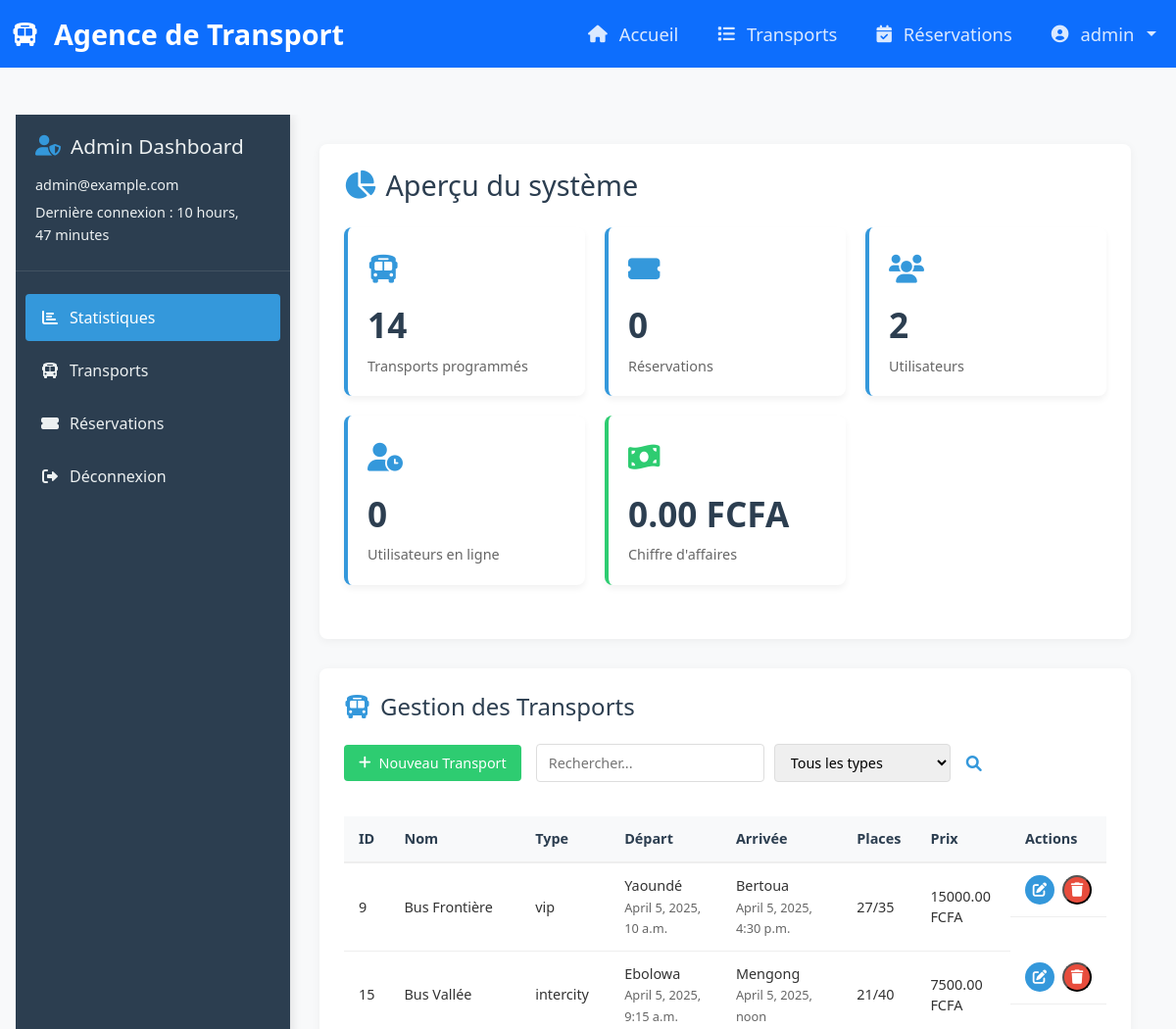
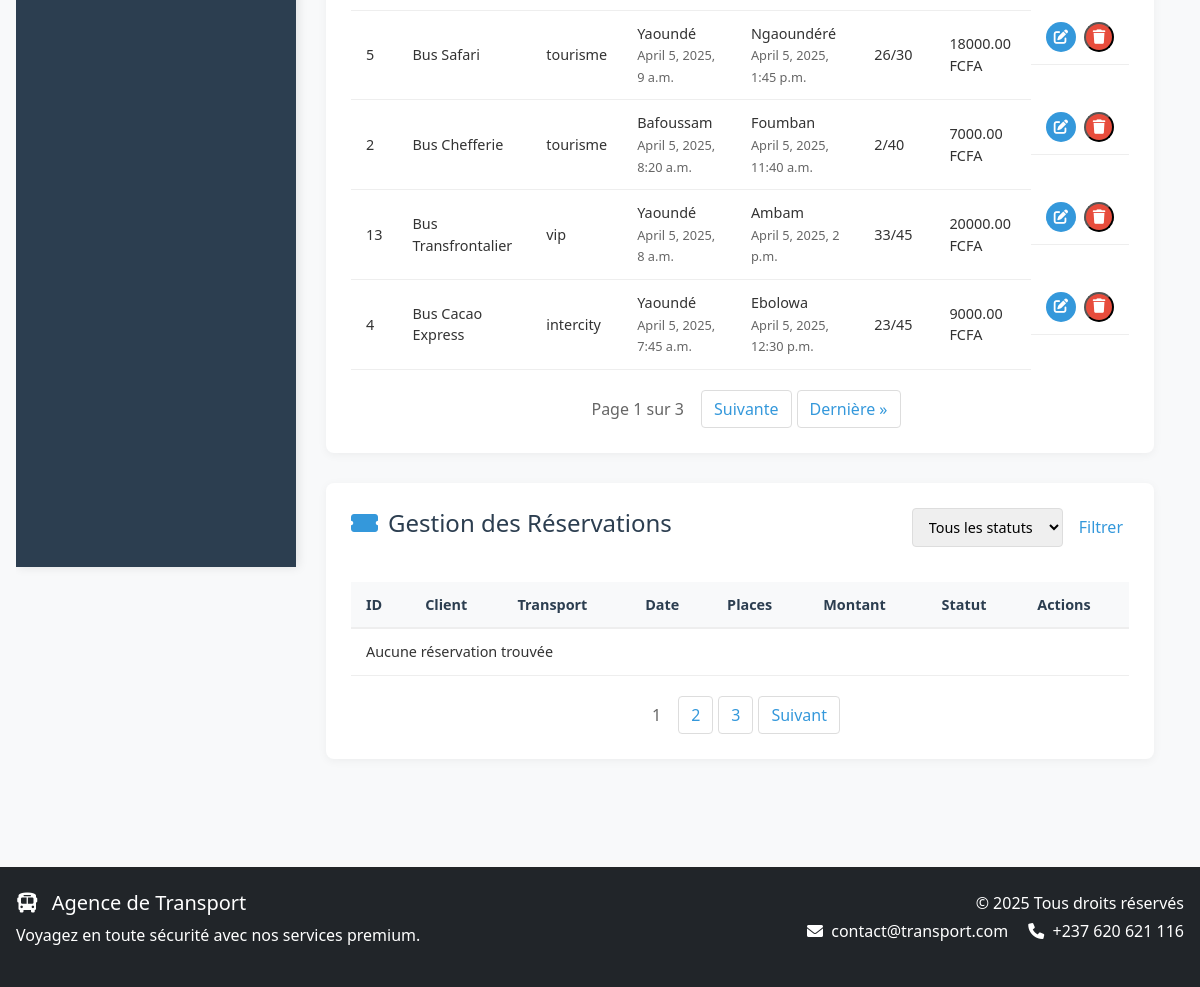
Before: /compte/admin/dashboard/ (signed in) with the older database file (2 pictures, top to bottom).
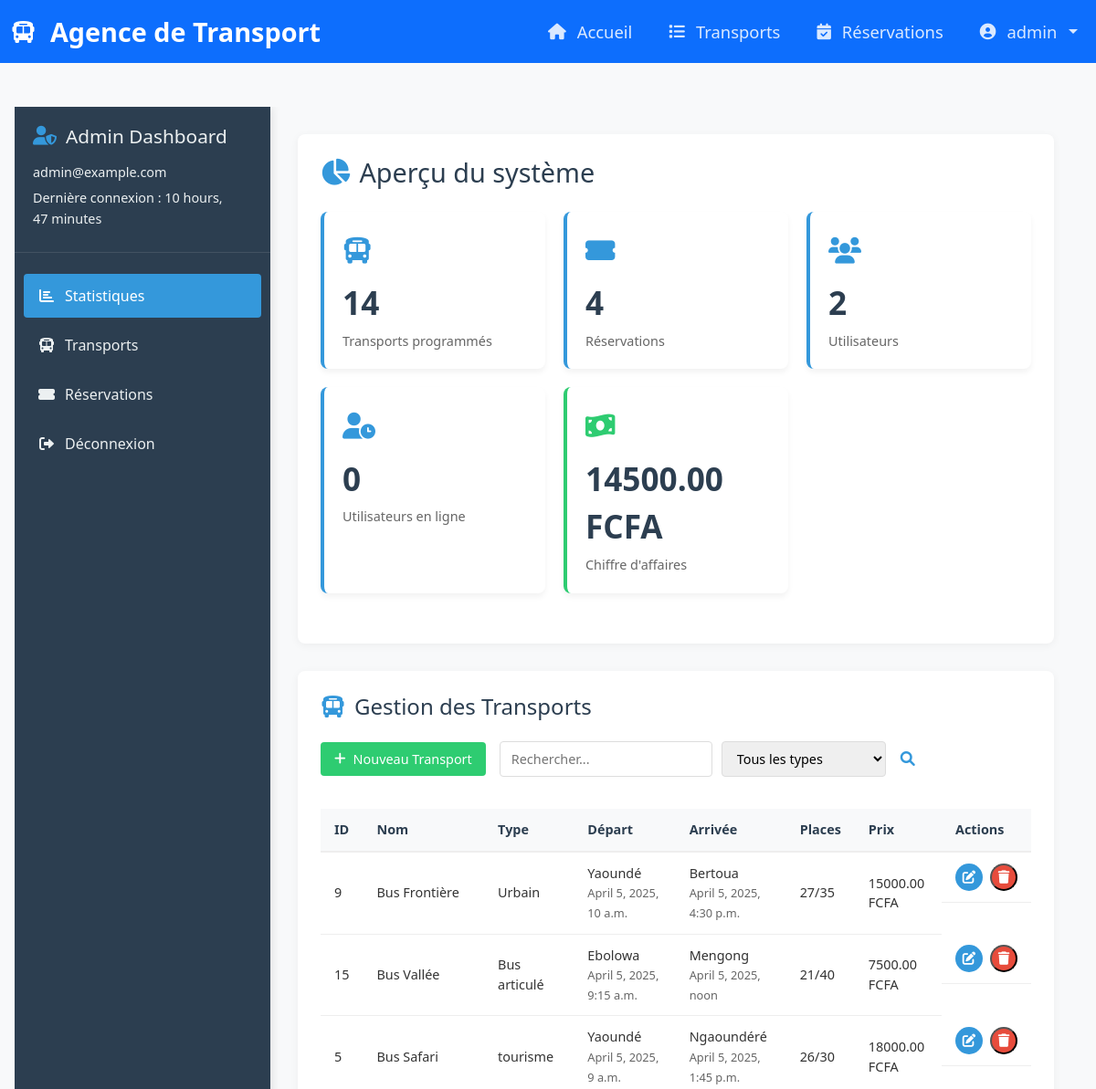
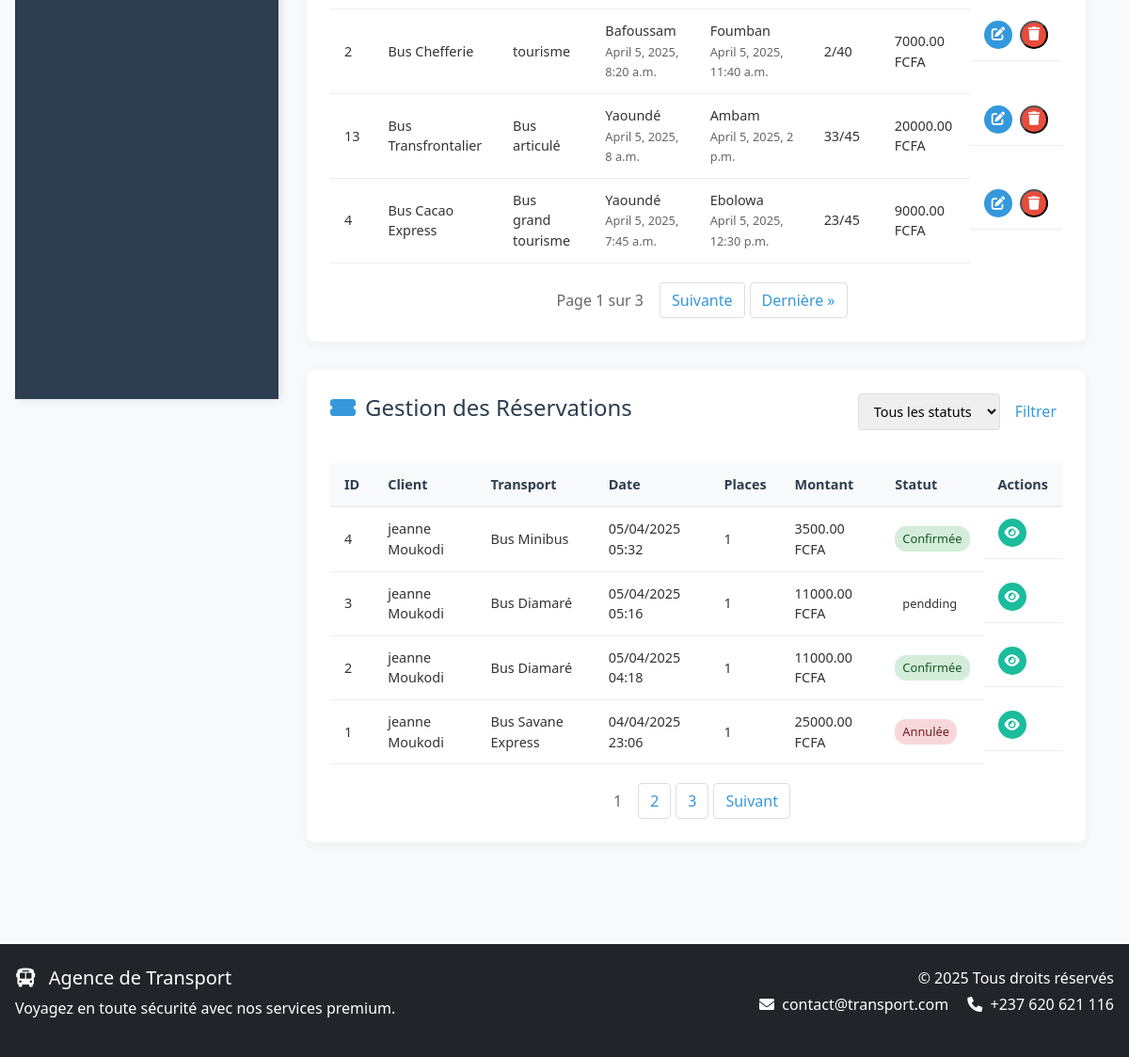
After: the same page with the newer database file (2 pictures, top to bottom).
### transport/models.py (models this page shows, shortened)
class Transport(models.Model):
    TRANSPORT_TYPES = [
    ('minibus', 'Minibus'),
    ('microbus', 'Microbus'),
    ('urbain', 'Urbain'),
    ('articuled_bus', 'Bus articulé'),
    ('coach_bus', 'Bus grand tourisme'),
    ('articulated_bus', 'Bus articulé'),
    ('double_decker', 'Bus à étage'),
    ('autre', 'Autre type de bus'),
]
    TRANSPORT_CLASSES = [
        ('commun', 'Commun'),
        ('vip', 'VIP'),
        ('luxe', 'Luxe'),
        ('eco', 'Economique'),
        ('premium', 'Premium'),
        ('standard', 'Standard'),  # Ajout de la valeur 'standard'
    ]
    name = models.CharField(max_length=100)
    description = models.TextField()
    type = models.CharField(max_length=20, choices=TRANSPORT_TYPES, default='minibus')
    classe = models.CharField(max_length=10, choices=TRANSPORT_CLASSES, default='commun')
    capacity = models.PositiveIntegerField(validators=[MinValueValidator(1)])
    available_seats = models.PositiveIntegerField(default=0)
    departure_time = models.DateTimeField()
    arrival_time = models.DateTimeField()
    price = models.DecimalField(max_digits=10, decimal_places=2, validators=[MinValueValidator(0)])
    departure_city = models.CharField(max_length=100)
    arrival_city = models.CharField(max_length=100)
    class Meta:
        ordering = ['departure_time']
        verbose_name = "Transport"
        verbose_name_plural = "Transports"

class Reservation(models.Model):
    RESERVATION_STATUS = [
        ('pending', 'En attente'),
        ('confirmed', 'Confirmée'),
        ('cancelled', 'Annulée'),
    ]
    client = models.ForeignKey(User, on_delete=models.CASCADE, related_name='reservations')
    transport = models.ForeignKey(Transport, on_delete=models.PROTECT, related_name='reservations')
    reservation_date = models.DateTimeField(auto_now_add=True)
    departure_time = models.DateTimeField()
    arrival_time = models.DateTimeField()
    number_of_seats = models.PositiveIntegerField(validators=[MinValueValidator(1)], help_text="Nombre de places réservées (minimum 1)")
    updated_at = models.DateTimeField(auto_now=True)
    passenger_names = models.TextField()
    status = models.CharField(max_length=10, choices=RESERVATION_STATUS, default='pending')
    payment_reference = models.CharField(max_length=50, blank=True, null=True)
    total_price = models.DecimalField(
        max_digits=10,
        decimal_places=2,
        validators=[MinValueValidator(0)],
        null=True,
        blank=True
    )
    class Meta:
        ordering = ['-reservation_date']
        verbose_name = "Réservation"
        verbose_name_plural = "Réservations"
    @property
    def total_amount(self):
        return self.number_of_seats * self.transport.price

### accounts/views.py (the view)
# urls.py: path('admin/dashboard/', views.admin_dashboard, name='admin_dashboard'),
@login_required
def admin_dashboard(request):
    if not request.user.profile.is_admin:
        raise PermissionDenied
    ITEMS_PER_PAGE = 6
    transport_type = request.GET.get('type', '')
    search_query = request.GET.get('q', '')
    status_filter = request.GET.get('status', '')
    transport_page = request.GET.get('page_transports', 1)
    reservation_page = request.GET.get('page_reservations', 1)
    def get_transport_pagination_url(page):
        params = []
        if transport_type:
            params.append(f'type={transport_type}')
        if search_query:
            params.append(f'q={search_query}')
        return f"?page_transports={page}&{'&'.join(params)}" if params else f"?page_transports={page}"
    def get_reservation_pagination_url(page):
        return f"?page_reservations={page}&status={status_filter}" if status_filter else f"?page_reservations={page}"
    transports = Transport.objects.all().order_by('-departure_time')
    if transport_type:
        transports = transports.filter(type=transport_type)
    if search_query:
        transports = transports.filter(
            Q(name__icontains=search_query) |
            Q(departure_city__icontains=search_query) |
            Q(arrival_city__icontains=search_query)
        )
    transport_paginator = Paginator(transports, ITEMS_PER_PAGE)
    try:
        transports_page = transport_paginator.page(transport_page)
    except PageNotAnInteger:
        transports_page = transport_paginator.page(1)
    except EmptyPage:
        transports_page = transport_paginator.page(transport_paginator.num_pages)
    reservations = Reservation.objects.select_related('transport', 'client').order_by('-reservation_date')
    if status_filter:
        reservations = reservations.filter(status=status_filter)
    reservation_paginator = Paginator(reservations, ITEMS_PER_PAGE)
    try:
        reservations_page = reservation_paginator.page(reservation_page)
    except PageNotAnInteger:
        reservations_page = reservation_paginator.page(1)
    except EmptyPage:
        reservations_page = reservation_paginator.page(reservation_paginator.num_pages)
    stats = {
        'transports_count': transports.count(),
        'reservations_count': reservations.count(),
        'total_users': User.objects.count(),
        'revenue': Payment.objects.filter(status='completed').aggregate(Sum('amount'))['amount__sum'] or 0,
    }
    context = {
        'transports': transports_page,
        'reservations': reservations_page,
        'transport_types': Transport.TRANSPORT_TYPES,
        'status_choices': Reservation.RESERVATION_STATUS,
        'selected_type': transport_type,
        'selected_status': status_filter,
        'search_query': search_query,
        'stats': stats,
        'online_users': User.objects.filter(last_login__gte=timezone.now()-timedelta(minutes=15)).count(),
        'get_transport_pagination_url': get_transport_pagination_url,
        'get_reservation_pagination_url': get_reservation_pagination_url,
    }
    return render(request, 'transport/admin_dashboard.html', context)

### transport/templates/transport/admin_dashboard.html (shortened to what the changed rows need)
{% extends 'transport/base.html' %}
{% load static %}
{% block content %}
<link rel="stylesheet" href="{% static 'transport/css/dashboard.css' %}">
<link rel="stylesheet" href="https://cdnjs.cloudflare.com/ajax/libs/font-awesome/6.0.0/css/all.min.css">
<div class="admin-container">
    <div class="admin-sidebar">
        <div class="admin-profile">
            <h2><i class="fas fa-user-shield"></i> Admin Dashboard</h2>
        </div>
    </div>
    <div class="admin-main">
        <section id="stats" class="dashboard-section">
            <h1><i class="fas fa-chart-pie"></i> Aperçu du système</h1>
            <div class="stats-grid">
                <div class="stat-card">
                    <div class="stat-icon"><i class="fas fa-ticket-alt"></i></div>
                    <div class="stat-value">{{ stats.reservations_count }}</div>
                    <div class="stat-label">Réservations</div>
                </div>
                <div class="stat-card revenue">
                    <div class="stat-icon"><i class="fas fa-money-bill-wave"></i></div>
                    <div class="stat-value">{{ stats.revenue|floatformat:2 }} FCFA</div>
                    <div class="stat-label">Chiffre d'affaires</div>
                </div>
            </div>
        </section>
        <section id="transports" class="dashboard-section">
            <div class="section-header">
                <h2><i class="fas fa-bus"></i> Gestion des Transports</h2>
            </div>
            <div class="table-responsive">
                <table class="data-table">
                    <thead>
                        <tr>
                            <th>ID</th>
                            <th>Nom</th>
                            <th>Type</th>
                            <th>Départ</th>
                            <th>Arrivée</th>
                            <th>Places</th>
                            <th>Prix</th>
                            <th>Actions</th>
                        </tr>
                    </thead>
                    <tbody>
                        {% for transport in transports %}
                        <tr>
                            <td>{{ transport.id }}</td>
                            <td>{{ transport.name }}</td>
                            <td>{{ transport.get_type_display }}</td>
                            <td>
                                {{ transport.departure_city }}<br>
                                <small>{{ transport.departure_time }}</small>
                            </td>
                            <td>
                                {{ transport.arrival_city }}<br>
                                <small>{{ transport.arrival_time }}</small>
                            </td>
                            <td>{{ transport.available_seats }}/{{ transport.capacity }}</td>
                            <td>{{ transport.price }} FCFA</td>
                            <td class="actions">
                                <a href="{% url 'transport:edit_transport' transport.id %}" class="btn-edit">
                                    <i class="fas fa-edit"></i>
                                </a>
                                <form action="{% url 'transport:delete_transport' transport.id %}" method="post">
                                    <button type="submit" class="btn-delete">
                                        <i class="fas fa-trash"></i>
                                    </button>
                                </form>
                            </td>
                        </tr>
                        {% empty %}
                        <tr>
                            <td colspan="8">Aucun transport trouvé</td>
                        </tr>
                        {% endfor %}
                    </tbody>
                </table>
            </div>
        </section>
        <section id="reservations" class="dashboard-section">
            <div class="section-header">
                <h2><i class="fas fa-ticket-alt"></i> Gestion des Réservations</h2>
            </div>
            <div class="table-responsive">
                <table class="data-table">
                    <thead>
                        <tr>
                            <th>ID</th>
                            <th>Client</th>
                            <th>Transport</th>
                            <th>Date</th>
                            <th>Places</th>
                            <th>Montant</th>
                            <th>Statut</th>
                            <th>Actions</th>
                        </tr>
                    </thead>
                    <tbody>
                        {% for reservation in reservations %}
                        <tr>
                            <td>{{ reservation.id }}</td>
                            <td>{{ reservation.client.get_full_name }}</td>
                            <td>{{ reservation.transport.name }}</td>
                            <td>{{ reservation.reservation_date|date:"d/m/Y H:i" }}</td>
                            <td>{{ reservation.number_of_seats }}</td>
                            <td>{{ reservation.total_amount|floatformat:2 }} FCFA</td>
                            <td>
                                <span class="status-badge {{ reservation.status }}">
                                    {{ reservation.get_status_display }}
                                </span>
                            </td>
                            <td class="actions">
                                <a href="#" class="btn-view" title="Voir détails">
                                    <i class="fas fa-eye"></i>
                                </a>
                            </td>
                        </tr>
                        {% empty %}
                        <tr>
                            <td colspan="8">Aucune réservation trouvée</td>
                        </tr>
                        {% endfor %}
                    </tbody>
                </table>
            </div>
{% if transports.has_other_pages %}
<div class="pagination">
    {% for i in transports.paginator.page_range %}
        {% if transports.number == i %}
            <span class="current">{{ i }}</span>
        {% else %}
            <a href="{{ get_transport_pagination_url|default:'' }}{{ i }}">{{ i }}</a>
        {% endif %}
    {% endfor %}
    {% if transports.has_next %}
        <a href="{{ get_transport_pagination_url|default:'' }}{{ transports.next_page_number }}">Suivant</a>
    {% endif %}
</div>
{% endif %}
        </section>
    </div>
</div>
{%endblock %}

Changed rows visible on the page:
changed Transport "Bus Frontière": type "vip" → "Urbain"
changed Transport "Bus Vallée": type "intercity" → "Bus articulé"
changed Transport "Bus Transfrontalier": type "vip" → "Bus articulé"
changed Transport "Bus Cacao Express": type "intercity" → "Bus grand tourisme"
added Reservation: id "4", client.get_full_name "jeanne Moukodi", transport.name "Bus Minibus", reservation_date "05/04/2025 05:32", number_of_seats "1", total_amount "3500.00", status "Confirmée"
added Reservation: id "3", client.get_full_name "jeanne Moukodi", transport.name "Bus Diamaré", reservation_date "05/04/2025 05:16", number_of_seats "1", total_amount "11000.00", status "pendding"
added Reservation: id "2", client.get_full_name "jeanne Moukodi", transport.name "Bus Diamaré", reservation_date "05/04/2025 04:18", number_of_seats "1", total_amount "11000.00", status "Confirmée"
added Reservation: id "1", client.get_full_name "jeanne Moukodi", transport.name "Bus Savane Express", reservation_date "04/04/2025 23:06", number_of_seats "1", total_amount "25000.00", status "Annulée"
Other visible differences:
{{ stats.reservations_count }}: "0" → "4"
{{ stats.revenue|floatformat:2 }}: "0.00" → "14500.00"
text no longer shown: "Aucune réservation trouvée"
